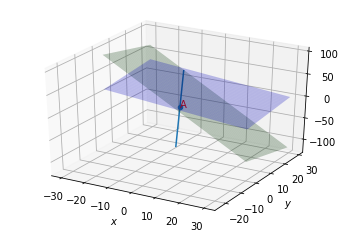

This chart was generated by the following Python code:
# -*- coding: utf-8 -*-
"""Untitled18.ipynb

Automatically generated by Colaboratory.

Original file is located at
    https://colab.research.google.com/drive/1JFeI59eI9zUtDswHLZEGvoDqgZdRR6Xe
"""

# -*- coding: utf-8 -*-
"""coeffs.ipynb
Automatically generated by Colaboratory.
Original file is located at
    https://colab.research.google.com/drive/1BENeKzBauyOjSYqXOpynAcVoj0eB845R
"""
 
import numpy as np
 
 
def dir_vec(A,B):
  return B-A
 
def norm_vec(A,B):
  return np.matmul(omat, dir_vec(A,B))
 
#Generate line points
#def line_gen(A,B):
#  len =10
#  dim = A.shape[0]
#  x_AB = np.zeros((dim,len))
#  lam_1 = np.linspace(0,1,len)
#  for i in range(len):
#    temp1 = A + lam_1[i]*(B-A)
#    x_AB[:,i]= temp1.T
#  return x_AB
 
#Generate line intercepts
def line_icepts(n,c):
  e1 = np.array([1,0]) 
  e2 = np.array([0,1]) 
  A = c*e1/(n@e1)
  B = c*e2/(n@e2)
  return A,B
 
#Generate line points
def line_dir_pt(m,A,k1,k2):
  len =10
  dim = A.shape[0]
  x_AB = np.zeros((dim,len))
  lam_1 = np.linspace(k1,k2,len)
  for i in range(len):
    temp1 = A + lam_1[i]*m
    x_AB[:,i]= temp1.T
  return x_AB
#Generate line points
 
def line_norm_eq(n,c,k):
  len =10
  dim = n.shape[0]
  m = omat@n
  m = m/np.linalg.norm(m)
#  x_AB = np.zeros((dim,2*len))
  x_AB = np.zeros((dim,len))
  lam_1 = np.linspace(k[0],k[1],len)
#  print(lam_1)
#  lam_2 = np.linspace(0,k2,len)
  if c==0:
    for i in range(len):
      temp1 = lam_1[i]*m
      x_AB[:,i]= temp1.T
  else:
    A,B = line_icepts(n,c)
    for i in range(len):
      temp1 = A + lam_1[i]*m
      x_AB[:,i]= temp1.T
#    temp2 = B + lam_2[i]*m
#    x_AB[:,i+len]= temp2.T
  return x_AB
 
#def line_dir_pt(m,A, dim):
#  len = 10
#  dim = A.shape[0]
#  x_AB = np.zeros((dim,len))
#  lam_1 = np.linspace(0,10,len)
#  for i in range(len):
#    temp1 = A + lam_1[i]*m
#    x_AB[:,i]= temp1.T
#  return x_AB
 
 
#Generate line points
def line_gen(A,B):
  len =10
  x_AB = np.zeros((2,len))
  lam_1 = np.linspace(0,1,len)
  for i in range(len):
    temp1 = A + lam_1[i]*(B-A)
    x_AB[:,i]= temp1.T
  return x_AB
 
def line_gen_varlen(A,B, k1, k2):
  len =10
  x_AB = np.zeros((3,len))
  lam_1 = np.linspace(k1,k2,len)
  for i in range(len):
    temp1 = A + lam_1[i]*(B-A)
    x_AB[:,i]= temp1.T
  return x_AB
 
 
#Foot of the Altitude
def alt_foot(A,B,C):
  m = B-C
  n = np.matmul(omat,m) 
  N=np.vstack((m,n))
  p = np.zeros(2)
  p[0] = m@A 
  p[1] = n@B
  #Intersection
  P=np.linalg.inv(N.T)@p
  return P
 
#Intersection of two lines
def line_intersect(n1,c1,n2,c2):
  N=np.vstack((n1,n2))
  p = np.array([c1,c2]) 
  #Intersection
  P=np.linalg.inv(N)@p
#  P=np.linalg.inv(N.T)@p
  return P
 
#Radius and centre of the circumcircle
#of triangle ABC
def ccircle(A,B,C):
  p = np.zeros(2)
  n1 = dir_vec(B,A)
  p[0] = 0.5*(np.linalg.norm(A)**2-np.linalg.norm(B)**2)
  n2 = dir_vec(C,B)
  p[1] = 0.5*(np.linalg.norm(B)**2-np.linalg.norm(C)**2)
  #Intersection
  N=np.vstack((n1,n2))
  O=np.linalg.inv(N)@p
  r = np.linalg.norm(A -O)
  return O,r
 
#Radius and centre of the incircle
#of triangle ABC
def icentre(A,B,C,k1,k2):
  p = np.zeros(2)
  t = norm_vec(B,C)
  n1 = t/np.linalg.norm(t)
  t = norm_vec(C,A)
  n2 = t/np.linalg.norm(t)
  t = norm_vec(A,B)
  n3 = t/np.linalg.norm(t)
  p[0] = n1@B- k1*n2@C
  p[1] = n2@C- k2*n3@A
  N=np.vstack((n1-k1*n2,n2-k2*n3))
  I=np.matmul(np.linalg.inv(N),p)
  r = n1@(I-B)
  #Intersection
  return I,r
 
def mult_line(A_I,b_z,k,m):
 for i in range(m):
  if i == 0:
    x = line_norm_eq(A_I[i,:],b_z[i],k[i,:])
  elif i == 1:
    y = line_norm_eq(A_I[i,:],b_z[i],k[i,:])
    z = np.vstack((x[None], y[None]))
  else:
    x = line_norm_eq(A_I[i,:],b_z[i],k[i,:])
    z = np.vstack((z,x[None]))
 return z
 
dvec = np.array([-1,1]) 
#Orthogonal matrix
omat = np.array([[0,1],[-1,0]])
 
from mpl_toolkits.mplot3d import Axes3D
import matplotlib.pyplot as plt
import numpy as np
 
#creating x,y for 3D plotting
xx, yy = np.meshgrid([-30,30], range(30))
#setting up plot
fig = plt.figure()
ax = fig.add_subplot(111,projection='3d')
 
 
#defining planes:  n.T * x = c 
n1 = np.array([1,-1,2]).reshape((3,1))
A =  np.array([1,2,3]).reshape((3,1))
c1 = 3
n2 = np.array([3,1,1]).reshape((3,1))
B =  np.array([1,2,3]).reshape((3,1))
c2= 3
 
#corresponding z for planes
z1 = (c1-n1[0]*xx-n1[1]*yy)/(n1[2])
z2 = (c2-n2[0]*xx-n2[1]*yy)/(n2[2])
 
#plotting planes
Plane1=ax.plot_surface(xx, yy, z1,label="P1", color='b',alpha=0.25)
Plane2=ax.plot_surface(xx, yy, z2,label="P2", color='g',alpha=0.25)
Plane1._facecolors2d=Plane1._facecolors3d
Plane2._facecolors2d=Plane2._facecolors3d
 
#Plane points
A1 = np.array([1,2,3])
m1 =np.array([-3,5,4])
k1 = -5
k2=5
x1_dist_skew = line_gen_varlen(A1,A1+m1,k1,k2)
 
#Plotting all lines
plt.plot(x1_dist_skew[0,:],x1_dist_skew[1,:], x1_dist_skew[2,:],label='$L_1$')
 
#plotting points
ax.scatter(A1[0],A1[1],A1[2],'o')
ax.text(A1[0]+0.1,A1[1]+0.1,A1[2]+0.1, "A", color='red')
 
#show plot
plt.xlabel('$x$')
plt.ylabel('$y$')
#plt.legend(loc='best')
plt.grid() # minor
 
#if using termux
plt.savefig('assignment4.png')
#else
plt.show()
